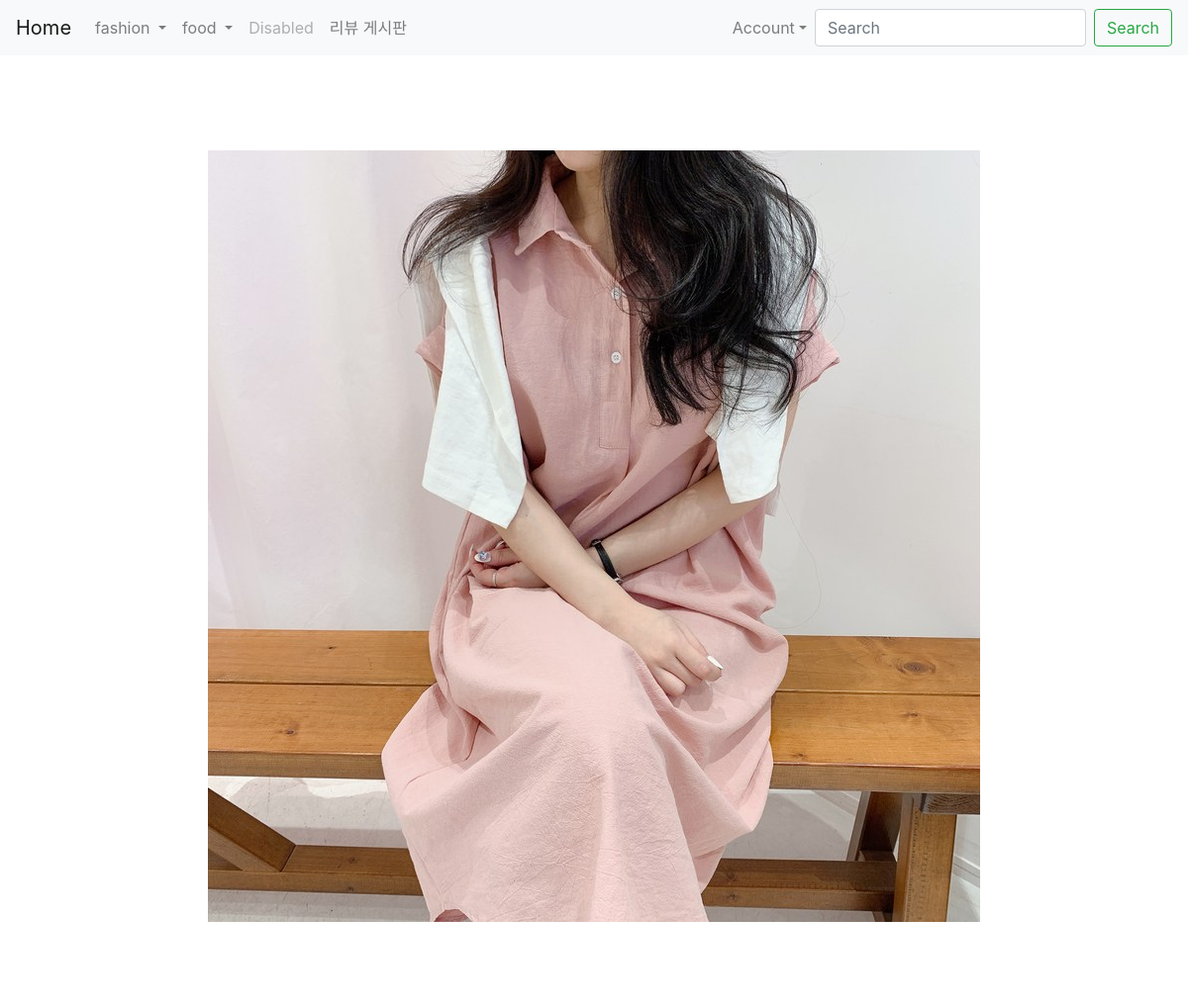
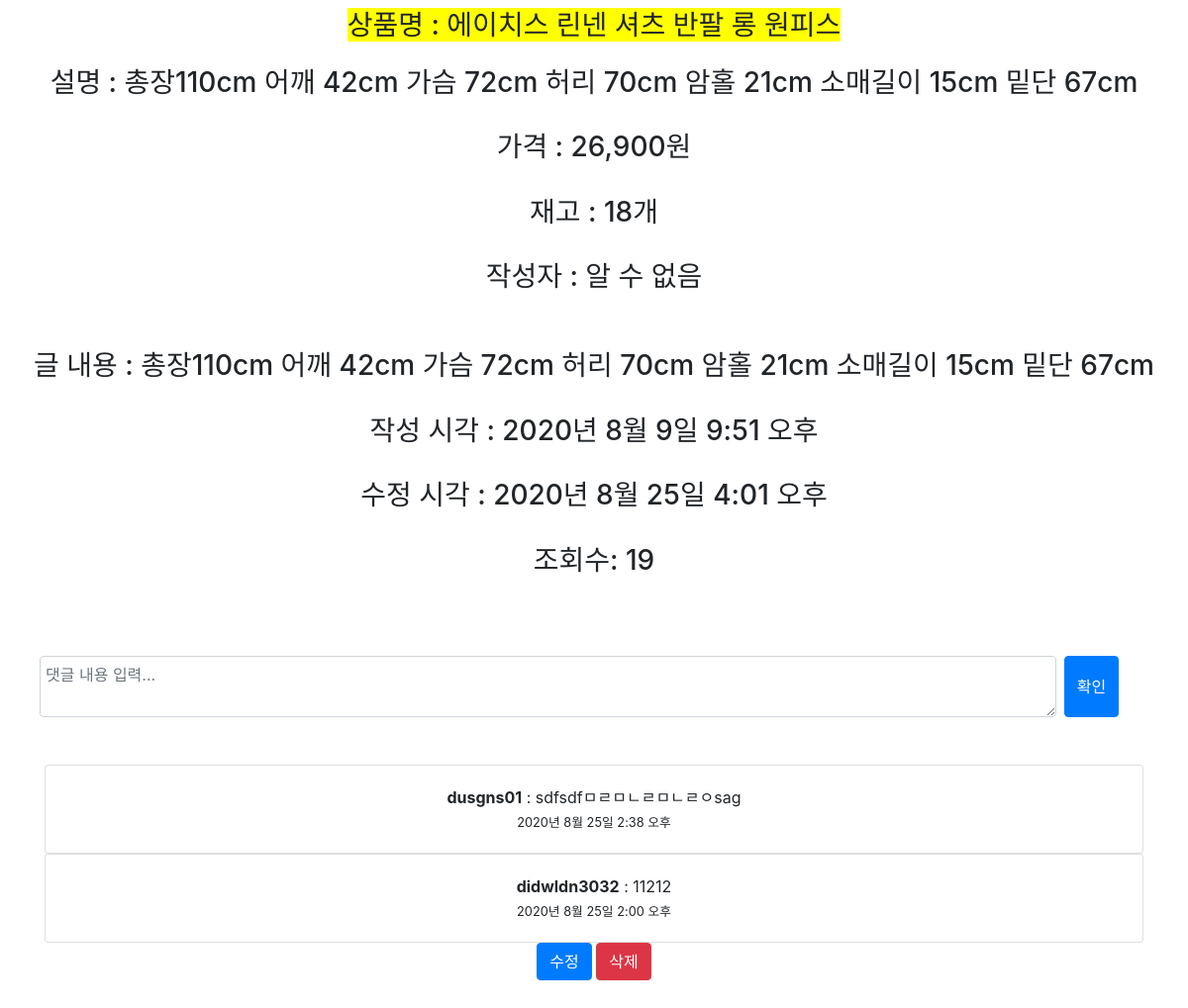
The app's page /posts/show/14 (signed in) with its own data (2 pictures, top to bottom).
### posts/models.py (models this page shows)
class Post(models.Model):
    class Meta:
        ordering = ['-created_at']
    POST_TYPES = [
        ("F", "F"),
        ("M", "M"),
    ]
    title = models.CharField(max_length=50, null=False, verbose_name="상품명")
    content = models.TextField(verbose_name="상세보기")
    price = models.TextField(null = True, verbose_name="가격")
    remaining = models.TextField(null = True, verbose_name="재고")
    view_count = models.IntegerField(default = 0, verbose_name="조회수")
    _type = models.PositiveSmallIntegerField(choices=POST_TYPES, verbose_name="게시글타입", null=True)
    created_at = models.DateTimeField(auto_now_add = True, verbose_name="생성시간")
    updated_at = models.DateTimeField(auto_now = True, verbose_name="수정시간")
    image = models.ImageField(upload_to = 'images/', null = True, verbose_name="상품사진")
    user = models.ForeignKey(User, on_delete = models.CASCADE, null = True)
    gender = models.CharField(max_length=1, null=True)

class Comment(models.Model):
    content = models.TextField()
    writer = models.ForeignKey(User, on_delete = models.CASCADE)
    post = models.ForeignKey(Post, on_delete = models.CASCADE, related_name='comments')
    created_at = models.DateTimeField(auto_now_add=True)
    updated_at = models.DateTimeField(auto_now = True)

### posts/views.py (the view)
# urls.py: path('show/<int:id>', show, name="show"),
def show(request, id):
    post = Post.objects.get(pk=id)
    post.view_count += 1
    post.save()
    all_comments = post.comments.all().order_by('-created_at')
    return render(request, 'posts/show.html', {'post': post, 'comments': all_comments})

### posts/templates/posts/show.html (shortened to what this page needs)
{% extends 'base.html' %}
{% load static %}
{% block content %}
{% include 'shared/_navbar.html' %}
{% if post.image %}
<center><br><br><br><br><img src="{{post.image.url}}" align=></center>
{% endif %}
<center>
    <br><br><br><br>
    <span class="h3" style="background-color:yellow" >상품명 : {{ post.title }} </span><br><br>
    <h3>설명 : {{ post.content }} </h3><br>
    <h3>가격 : {{ post.price }} </h3><br>
    <h3>재고 : {{ post.remaining }} </h3><br>
    {% if post.user %}
    <h3>작성자 : {{ post.user }} </h3><br>
    {% else %}
    <h3>작성자 : 알 수 없음</h3><br>
    {% endif %}
    <br>
	 <h3>글 내용 : {{ post.content }} </h3>
	<br>
	 <h3>작성 시각 : {{ post.created_at }} </h3>
	<br>
    <h3> 수정 시각 : {{  post.updated_at }}</h3><br>
    <h3>조회수: {{ post.view_count }} </h3>  <br>
    <div class="container mt-5">
        <form class="form-row" action="{% url 'posts:create_comment' post.id %}" method="POST">
            <textarea class="form-control col-11 mr-2" name="content" placeholder="댓글 내용 입력..."></textarea>
            <input type="submit" class="btn btn-primary" value="확인">
        </form>
    </div>
    <div class="container mt-5 mb-5">
        {% for comment in comments %}
            <div class="card">
                <div class="card-body">
                    {% if comment.writer.username == 'user' %}
                    <b>{{ comment.writer.last_name }}{{ comment.writer.first_name }}</b>
                    {% else %}
                    <b>{{ comment.writer }}</b>{% endif %} : {{comment.content}}<br>
                    <small>{{ comment.created_at }}</small></div>
            </div>
            {% if user == comment.writer %}
            <a href="{% url 'posts:update_comment' comment.pk %}" class="btn btn-primary">수정</a>
            <a href="{% url 'posts:delete' post.pk %}" class="btn btn-danger">삭제</a>
            {% endif %}
        {% endfor %}
    </div>
{% endblock %}

### records on screen
Post: image (picture), title "에이치스 린넨 셔츠 반팔 롱 원피스", content "총장110cm 어깨 42cm 가슴 72cm 허리 70cm 암홀 21cm 소매길이 15cm 밑단 67cm", price "26,900원", remaining "18개", created_at "2020년 8월 9일 9:51 오후", updated_at "2020년 8월 25일 4:01 오후", view_count "19"
Comment: writer "dusgns01", content "sdfsdfㅁㄹㅁㄴㄹㅁㄴㄹㅇsag", created_at "2020년 8월 25일 2:38 오후"
Comment: writer "didwldn3032", content "11212", created_at "2020년 8월 25일 2:00 오후", shows "수정"
